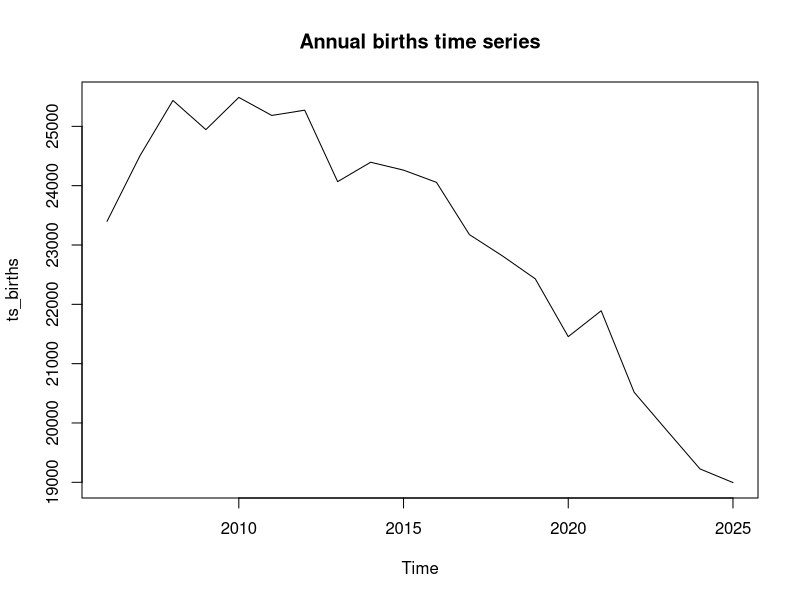
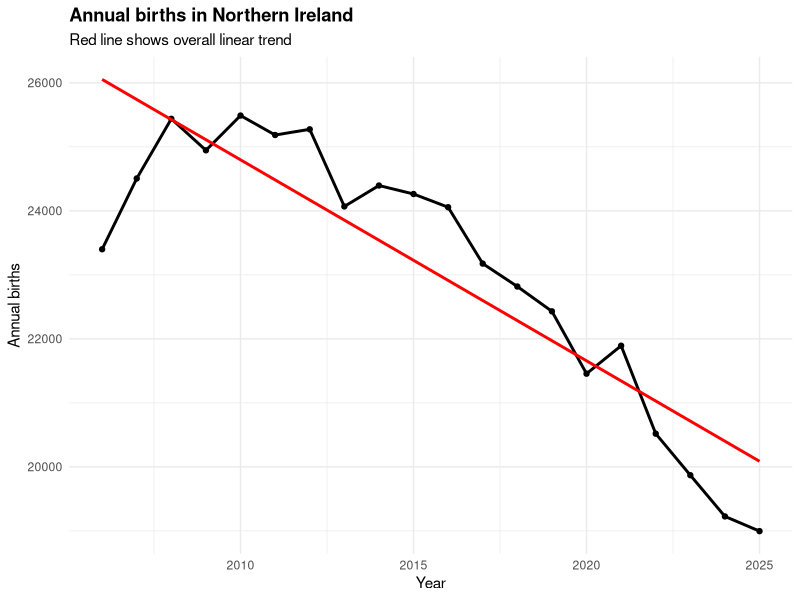
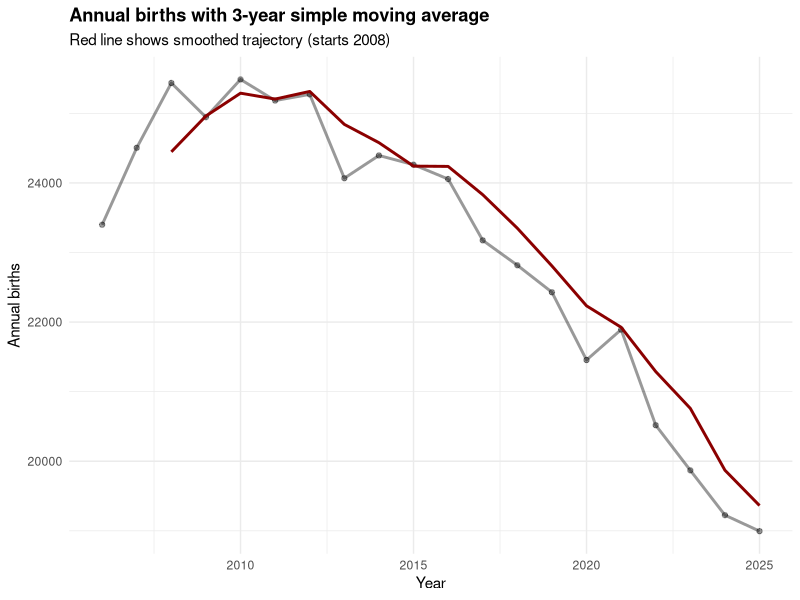
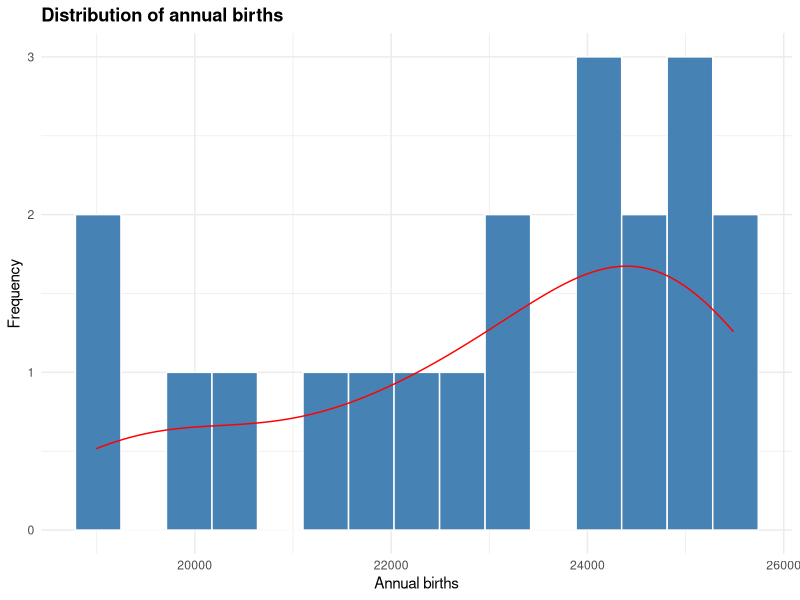
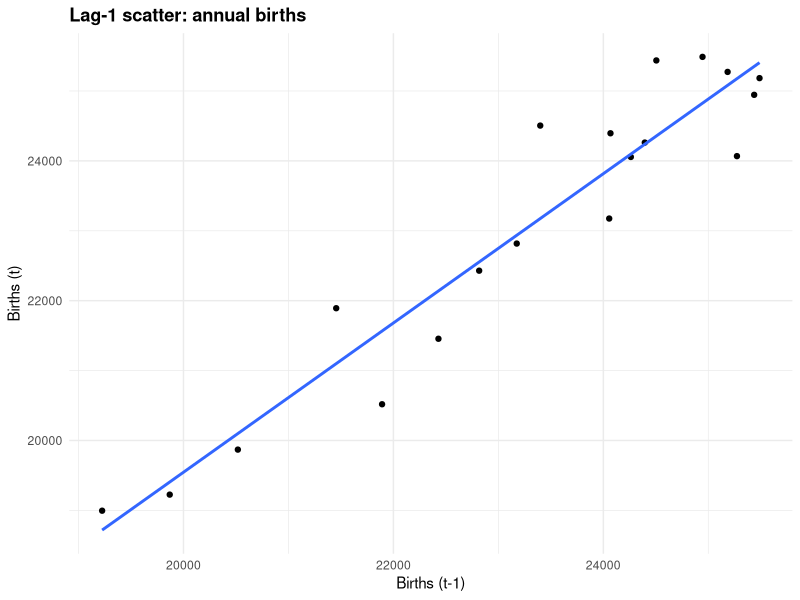
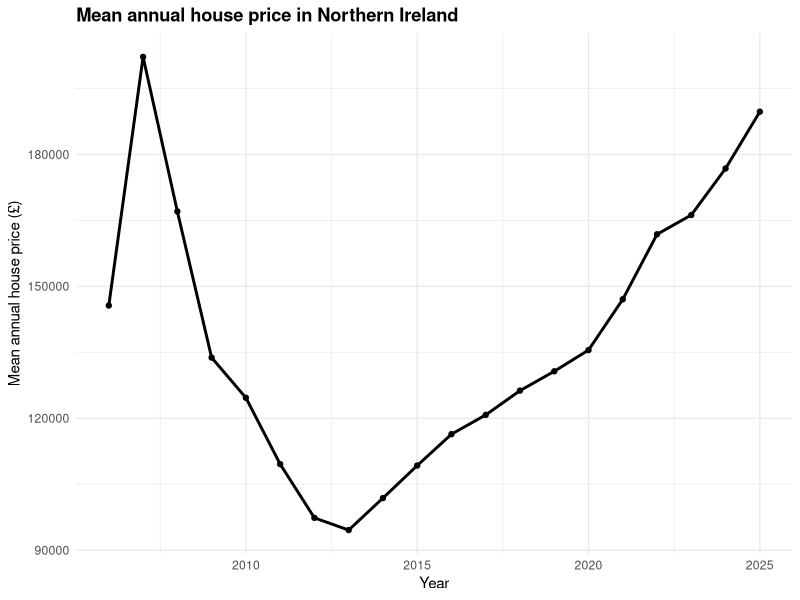
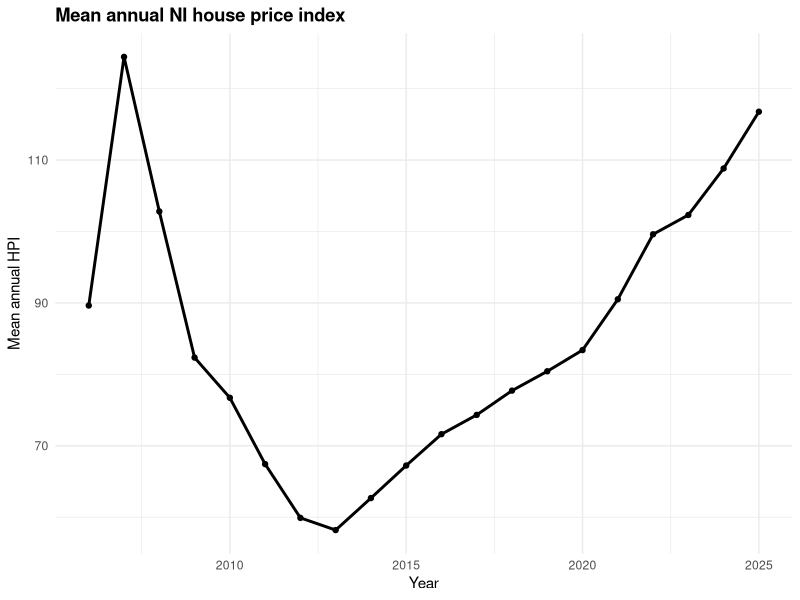
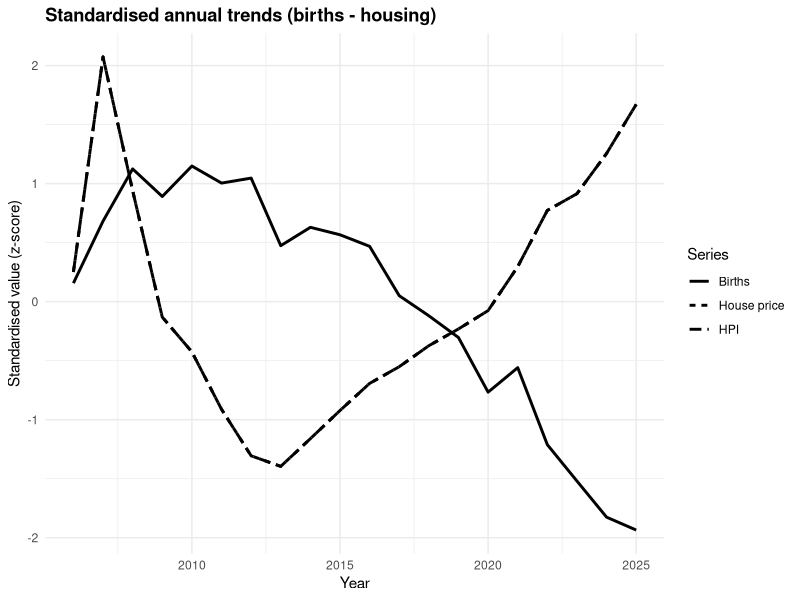

Recreate these plots in R, in order.
# CRISP-DM Phase 2: Data Understanding
# ======================================
# Objective: Explore initial birth and housing data
#   - Read processed annual births and housing data
#   - Describe data (volume, format, attributes)
#   - Explore distributions, relationships, and outliers
#   - Verify data quality
#   - Produce plots for discussion
#
# Data range: 2006-2025 (20 complete years)
# 2026 data excluded (partial year ending February) as it 
# could understate the annual total and distort trend analysis,
# particularly for  year-on-year change calculations.
# Note: data restricted to 2006-2024 for the modelling phase.

library(readr)
library(dplyr)
library(ggplot2)
library(tidyr) 
library(psych)
library(TTR)
library(tseries)

# -----------------------------
# Load data
# -----------------------------
births_annual <- read_csv("project/data/processed/births_annual_occurrence.csv")
housing_annual <- read_csv("project/data/processed/housing_annual.csv")

# -----------------------------
# Merge and engineer lag features
# - join births and housing by year
# - create 1- and 2-year lagged house price and HPI columns for correlation analysis
# -----------------------------
births_housing_annual <- births_annual |>
  inner_join(housing_annual, by = "year") |>
  arrange(year) |>
  mutate(
    house_price_lag1 = lag(mean_annual_house_price, 1),
    house_price_lag2 = lag(mean_annual_house_price, 2),
    house_price_lag3 = lag(mean_annual_house_price, 3),
    house_price_lag4 = lag(mean_annual_house_price, 4),
    hpi_lag1         = lag(mean_annual_hpi, 1),
    hpi_lag2         = lag(mean_annual_hpi, 2),
    hpi_lag3         = lag(mean_annual_hpi, 3),
    hpi_lag4         = lag(mean_annual_hpi, 4)
  )

# Check structure, data types, and value ranges
glimpse(births_housing_annual)
summary(births_housing_annual)

# Confirm expected NAs from lag engineering
colSums(is.na(births_housing_annual))

# Descriptive statistics:mean/SD, skewness and kurtosis inform modelling assumptions
describe(births_housing_annual$annual_births)
describe(births_housing_annual$mean_annual_house_price)

# -----------------------------
# Shared plot theme
# Defined once here so all plots stay visually consistent
# -----------------------------
cw2_theme <- function() {
  theme_minimal() +
    theme(plot.title = element_text(face = "bold"))
}

# -----------------------------
# Time-series structure and stationarity
# -----------------------------
# Convert births to a time series object
ts_births <- ts(births_housing_annual$annual_births,
                start = min(births_housing_annual$year),
                frequency = 1) # annual data with no intra-year seasonality

plot(ts_births, main = "Annual births time series")

# Augmented Dickey-Fuller (ADF) test 
# H0: series is non-stationary (series has a persistant trend)
# H1: series is stationary (series flucates around a stable mean)
adf.test(ts_births)

# Result: Dickey-Fuller = -1.9811, p-value = 0.5796
# p > 0.05 = fail to reject H0 (birth series is non-stationary)
# - raw-level correlations between births and housing both trend over time 
# - risk of producing misleading results through spurious correlation
# - reinforces year-on-year change analysis as the more reliable basis for inference.

# Note: decompose() needs at least 2 full seasonal cycles.
# Annual data (frequency = 1) has no intra-year seasonality to de-compose,
# Seasonality analysis was explored separately on the underlying monthly birth series

# -----------------------------
# Annual births plots
# -----------------------------

# Overall trend with linear regression line
ggplot(births_housing_annual, aes(x = year, y = annual_births)) +
  geom_line(linewidth = 1) +
  geom_point() +
  geom_smooth(method = "lm", se = FALSE, linewidth = 1, color = "red") +
  labs(
    title    = "Annual births in Northern Ireland",
    subtitle = "Red line shows overall linear trend",
    x        = "Year",
    y        = "Annual births"
  ) +
  cw2_theme()

# 3-year simple moving average (SMA) 
# - smooths year-year noise to reveal trajectory
# - SMA needs 3 data points, so the first 2 years will always be NA
births_sma <- SMA(births_housing_annual$annual_births, n = 3)

ggplot(births_housing_annual, aes(x = year, y = annual_births)) +
  geom_line(linewidth = 1, alpha = 0.4) +
  geom_point(alpha = 0.4) +
  geom_line(aes(y = births_sma), linewidth = 1, color = "darkred", 
            na.rm = TRUE) +  # NAs expected
  labs(
    title    = "Annual births with 3-year simple moving average",
    subtitle = "Red line shows smoothed trajectory (starts 2008)",
    x        = "Year",
    y        = "Annual births"
  ) +
  cw2_theme()

# Distribution with density overlay
# Bin width computed outside aes() to avoid variable scoping issue
births_binwidth <- (max(births_housing_annual$annual_births) -
                      min(births_housing_annual$annual_births)) / 15

ggplot(births_housing_annual, aes(x = annual_births)) +
  geom_histogram(bins = 15, fill = "steelblue", color = "white") +
  geom_density(aes(y = after_stat(density) * nrow(births_housing_annual) * births_binwidth),
               color = "red") +
  labs(
    title = "Distribution of annual births",
    x     = "Annual births",
    y     = "Frequency"
  ) +
  cw2_theme()

# Lag-1 scatter: births this year vs births last year
# - strong diagonal cloud = high autocorrelation 
# - births are highly persistent year-on-year
# - supports the use of lagged variables as predictors in modelling
births_housing_annual |>
  mutate(births_lag1 = lag(annual_births)) |>
  ggplot(aes(x = births_lag1, y = annual_births)) +
  geom_point() +
  geom_smooth(method = "lm", se = FALSE) +
  labs(
    title = "Lag-1 scatter: annual births",
    x     = "Births (t-1)",
    y     = "Births (t)"
  ) +
  cw2_theme()

# -----------------------------
# Housing plots
# -----------------------------
# Mean annual house price 
ggplot(births_housing_annual, aes(x = year, y = mean_annual_house_price)) +
  geom_line(linewidth = 1) +
  geom_point() +
  labs(
    title = "Mean annual house price in Northern Ireland",
    x = "Year", y = "Mean annual house price (£)"
  ) +
  cw2_theme()

# Mean house price index (HPI) 
ggplot(births_housing_annual, aes(x = year, y = mean_annual_hpi)) +
  geom_line(linewidth = 1) +
  geom_point() +
  labs(
    title = "Mean annual NI house price index",
    x = "Year",
    y = "Mean annual HPI"
  ) +
  cw2_theme()

# Standardised trends — all three series on the same axis
# Scaling to z-scores allows shape comparison regardless of unit differences
births_housing_annual |>
  mutate(
    Births        = as.numeric(scale(annual_births)),
    `House price` = as.numeric(scale(mean_annual_house_price)),
    HPI           = as.numeric(scale(mean_annual_hpi))
  ) |>
  pivot_longer(
    cols = c(Births, `House price`, HPI),
    names_to = "series", 
    values_to = "value") |>
  ggplot(aes(x = year, y = value, linetype = series)) +
  geom_line(linewidth = 1) +
  labs(
    title   = "Standardised annual trends (births - housing)",
    x       = "Year",
    y       = "Standardised value (z-score)",
    linetype = "Series"
  ) +
  cw2_theme()

# -----------------------------
# Scatter plots: births vs housing 
# (raw levels + lags)
# -----------------------------

# Reusable function to avoid repeating identical plot structure
scatter_births_vs <- function(data, x_var, x_label, title) {
  ggplot(data, aes(x = .data[[x_var]], y = annual_births)) +
    geom_point(na.rm = TRUE) +
    geom_smooth(method = "lm", se = FALSE, na.rm = TRUE) +
    labs(title = title, x = x_label, y = "Annual births") +
    cw2_theme()
}

scatter_births_vs(
  births_housing_annual,
  "mean_annual_house_price",
  "Mean annual house price (£)",
  "Annual births vs mean annual house price"
  )

scatter_births_vs(
  births_housing_annual,
  "house_price_lag1",
  "Lagged mean annual house price, t\u22121 (£)",
  "Annual births vs lagged mean annual house price (t\u22121)"
  )

scatter_births_vs(
  births_housing_annual,
  "house_price_lag2",
  "Lagged mean annual house price, t\u22122 (£)",
  "Annual births vs 2-year lagged mean annual house price"
  )

scatter_births_vs(
  births_housing_annual,
  "hpi_lag2",
  "Lagged mean annual HPI, t\u22122",
  "Annual births vs 2-year lagged mean annual HPI")

scatter_births_vs(
  births_housing_annual,
  "house_price_lag4",
  "Lagged mean annual house price, t\u22124 (£)",
  "Annual births vs 4-year lagged mean annual house price"
)
# -----------------------------
# Correlations: levels and lags
# -----------------------------
# Stored as a named vector to avoid repetitive cor() calls and ensure results are printet in one consistent block
cor_pairs <- c(
  "births ~ house price"         = cor(births_housing_annual$annual_births, births_housing_annual$mean_annual_house_price, use = "complete.obs"),
  "births ~ HPI"                 = cor(births_housing_annual$annual_births, births_housing_annual$mean_annual_hpi,          use = "complete.obs"),
  "births ~ house price (t-1)"   = cor(births_housing_annual$annual_births, births_housing_annual$house_price_lag1,         use = "complete.obs"),
  "births ~ HPI (t-1)"           = cor(births_housing_annual$annual_births, births_housing_annual$hpi_lag1,                 use = "complete.obs"),
  "births ~ house price (t-2)"   = cor(births_housing_annual$annual_births, births_housing_annual$house_price_lag2,         use = "complete.obs"),
  "births ~ HPI (t-2)"           = cor(births_housing_annual$annual_births, births_housing_annual$hpi_lag2,                 use = "complete.obs"),
  "births ~ house price (t-3)" = cor(births_housing_annual$annual_births, births_housing_annual$house_price_lag3,         use = "complete.obs"),
  "births ~ HPI (t-3)"         = cor(births_housing_annual$annual_births, births_housing_annual$hpi_lag3,                 use = "complete.obs"),
  "births ~ house price (t-4)" = cor(births_housing_annual$annual_births, births_housing_annual$house_price_lag4,         use = "complete.obs"),
  "births ~ HPI (t-4)"         = cor(births_housing_annual$annual_births, births_housing_annual$hpi_lag4,                 use = "complete.obs")
)

cat("\n--- Correlations ---\n")
for (nm in names(cor_pairs)) {
  cat(sprintf("  %-35s r = %+.3f\n", nm, cor_pairs[[nm]]))
}

# -----------------------------
# Year-on-year change analysis
# -----------------------------
# Addresses non-stationarity identified by ADF test 
# Differencing reduces trend-on-trend effects to provide a more
# reliable basis for assessing the births-housing relationship.
births_housing_changes <- births_housing_annual |>
  arrange(year) |>
  mutate(
    births_change          = annual_births            - lag(annual_births),
    births_change_pct      = annual_births            / lag(annual_births) - 1,
    house_price_change     = mean_annual_house_price  - lag(mean_annual_house_price),
    house_price_change_pct = mean_annual_house_price  / lag(mean_annual_house_price) - 1,
    hpi_change             = mean_annual_hpi          - lag(mean_annual_hpi),
    hpi_change_pct         = mean_annual_hpi          / lag(mean_annual_hpi) - 1
  )

# Dual-series change over time
# House price change scaled by 1,000 for visual comparability with births
scale_factor <- 1000

ggplot(births_housing_changes, aes(x = year)) +
  geom_line(aes(y = births_change, linetype = "Births change"), linewidth = 1, na.rm = TRUE) +
  geom_line(aes(y = house_price_change / scale_factor,
                linetype = sprintf("House price change (\u00f7%s)", format(scale_factor, big.mark = ","))),
            linewidth = 1, na.rm = TRUE) +
  labs(title   = "Annual changes in births and house prices",
    x       = "Year",
    y       = sprintf("Change  |  House price change \u00f7 %s", format(scale_factor, big.mark = ",")),
    linetype = "Series"
  ) +
  cw2_theme()

# % change: births vs house prices
# Did years with bigger house price increases also see bigger changes in births?
ggplot(births_housing_changes, aes(x = house_price_change_pct, y = births_change_pct)) +
  geom_point() +
  geom_smooth(method = "lm", se = FALSE) +
  scale_x_continuous(labels = scales::percent) +
  scale_y_continuous(labels = scales::percent) +
  labs(
    title = "Annual % change: births vs house prices",
    x = "House price annual % change",
    y = "Births annual % change"
  ) +
  cw2_theme()

# % change: births vs HPI
# Did years with bigger HPI increases also see bigger changes in births?
ggplot(births_housing_changes, aes(x = hpi_change_pct, y = births_change_pct)) +
  geom_point() +
  geom_smooth(method = "lm", se = FALSE) +
  scale_x_continuous(labels = scales::percent) +
  scale_y_continuous(labels = scales::percent) +
  labs(
    title = "Annual % change: births vs HPI",
    x = "HPI annual % change",
    y = "Births annual % change"
  ) +
  cw2_theme()

# Barchart of year-on-year births change
ggplot(births_housing_changes, aes(x = year, y = births_change)) +
  geom_col() +
  labs(
    title = "Year-to-year change in annual births",
    x = "Year",y = "Change in births") +
  cw2_theme()

# -----------------------------
# Save merged exploration dataset
# -----------------------------
write_csv(
  births_housing_annual,
  "project/data/processed/births_housing_annual_exploration.csv"
)

# -----------------------------
# Findings
# -----------------------------
#
# Data range:
#   2006-2025 (20 complete years). 2026 excluded — partial year (to Feb 2026).
#   Data restricted to 2006-2024 for the modelling phase.
#
# Trend:
#   Annual births show a sustained downward movement across the observed period.
#   Births declined ~17.8% between 2006 and 2024
#   Births declined ~25% relative to the 2010-2012 peak 
#   House prices fell sharply after the financial crisis, then recovered
#   and sustained upward growth.
#
# Stationarity:
#   ADF test confirms the births series is non-stationary (p = 0.5796).
#   Raw-level correlations are treated cautiously as a result.
#
# Pandemic period:
#   Annual births fell sharply from 2020 while house prices continued to rise.
#   This strengthens the negative raw-level association, but the pattern likely
#   reflects wider COVID-19 disruption and should not be interpreted as evidence
#   of a housing effect alone.
#
# Relationship (raw levels):
#   Births and house prices show a moderate negative association — years with
#   higher house prices tended to coincide with lower births.
#
# Change-on-change check:
#   The association weakens under year-on-year % changes, suggesting part of
#   the raw-level signal reflects shared long-run trends rather than a direct
#   relationship.
#
# Decision:
#   Housing retained as a plausible predictor for modelling, but simple annual
#   correlations treated cautiously and not over-interpreted.
#
# Lag structure:
#   Lags 1-4 explored based on XGBoost/RF modelling findings suggesting
#   lag 4 was a strong predictor. Each additional lag costs one year of
#   usable observations — with 20 years of data, lag 4 leaves 16 complete
#   cases, which is worth noting ahead of the modelling phase.
